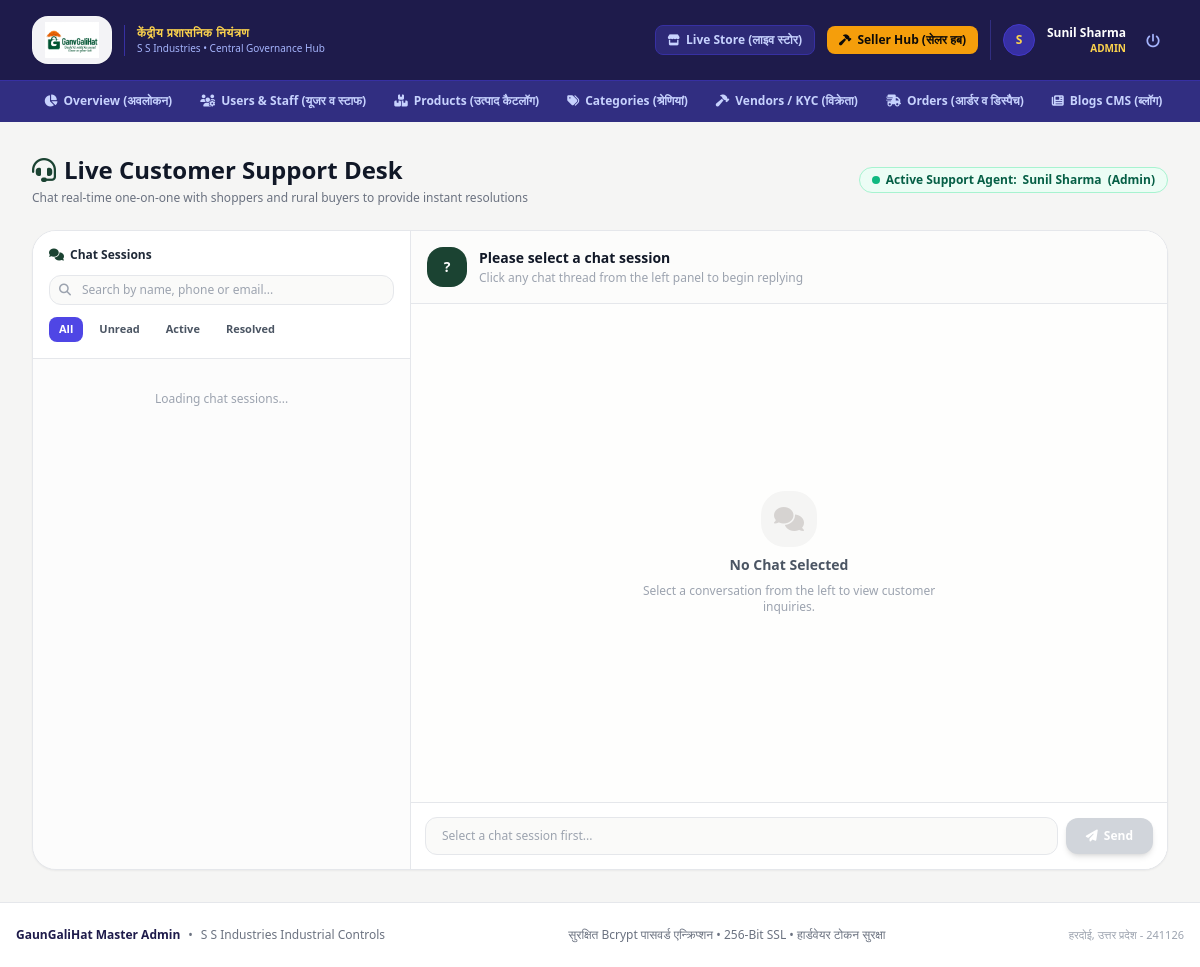
/admin/live_chat.php (signed in), run on the app's committed database.
### tables this page shows
CREATE TABLE IF NOT EXISTS `users` (
  `id` INT AUTO_INCREMENT PRIMARY KEY,
  `unique_code` VARCHAR(50) UNIQUE NOT NULL,
  `name` VARCHAR(150) NOT NULL,
  `username` VARCHAR(80) UNIQUE NOT NULL,
  `email` VARCHAR(150) UNIQUE NOT NULL,
  `phone` VARCHAR(30) NOT NULL,
  `password` VARCHAR(255) NOT NULL,
  `role` ENUM('customer', 'vendor', 'admin', 'super_admin') NOT NULL DEFAULT 'customer',
  `department` VARCHAR(150) DEFAULT NULL,
  `avatar` VARCHAR(255) DEFAULT NULL,
  `city` VARCHAR(100) DEFAULT 'Hardoi',
  `state` VARCHAR(100) DEFAULT 'Uttar Pradesh',
  `pincode` VARCHAR(20) DEFAULT '241001',
  `address` TEXT DEFAULT NULL,
  `status` ENUM('active', 'pending', 'suspended') DEFAULT 'active',
  `created_at` TIMESTAMP DEFAULT CURRENT_TIMESTAMP
);

### includes/functions.php (called while the page is built, shortened)
<?php
require_once __DIR__ . '/../config/shipping.php';
function get_logged_in_user() {
    global $pdo;
    if (!empty($_SESSION['user_id'])) {
        $stmt = $pdo->prepare("SELECT * FROM users WHERE id = ? AND status = 'active' LIMIT 1");
        $stmt->execute([$_SESSION['user_id']]);
        return $stmt->fetch();
    }
    return null;
}

### admin/live_chat.php (the view, shortened to what this page needs)
<?php
require_once __DIR__ . '/../includes/functions.php';
require_once __DIR__ . '/admin_header.php';
?>
<div class="mb-6 flex flex-col sm:flex-row sm:items-center justify-between gap-4">
  <div>
    <h1 class="text-2xl font-black text-gray-900 flex items-center gap-2">
      <i class="fa-solid fa-headset text-brand-green"></i>
      Live Customer Support Desk
    </h1>
    <p class="text-xs text-gray-500 mt-1">
      Chat real-time one-on-one with shoppers and rural buyers to provide instant resolutions
    </p>
  </div>
  <div class="flex items-center gap-2">
    <span class="inline-flex items-center gap-1.5 px-3 py-1 bg-emerald-50 text-emerald-800 border border-emerald-200 rounded-full text-xs font-semibold">
      <span class="w-2 h-2 rounded-full bg-emerald-500 animate-pulse"></span>
      Active Support Agent: <strong><?= htmlspecialchars($admin_user['name']) ?></strong> (<?= htmlspecialchars(ucfirst($admin_user['role'])) ?>)
    </span>
  </div>
</div>
<div class="bg-white rounded-3xl border border-gray-200 shadow-sm overflow-hidden grid grid-cols-1 lg:grid-cols-12" style="height: 640px;">
  <div class="lg:col-span-4 border-r border-gray-200 flex flex-col h-full bg-stone-50/50">
    <div class="p-4 border-b border-gray-200 space-y-3 bg-white">
      <div class="flex items-center justify-between">
        <h3 class="font-bold text-xs text-gray-800 flex items-center gap-1.5">
          <i class="fa-solid fa-comments text-brand-green"></i> Chat Sessions
        </h3>
      </div>
      <div class="relative">
        <input type="text" id="chatSearchInput" onkeyup="filterSessionsList()" placeholder="Search by name, phone or email..."
          class="w-full pl-8 pr-3 py-1.5 bg-stone-50 border border-gray-200 rounded-xl text-xs focus:bg-white focus:outline-none focus:border-brand-green">
        <i class="fa-solid fa-magnifying-glass text-gray-400 absolute left-2.5 top-1/2 -translate-y-1/2 text-xs"></i>
      </div>
      <div class="flex items-center gap-1.5 text-[11px] font-bold">
        <button type="button" onclick="setSessionFilter('all', this)" class="session-filter-btn px-2.5 py-1 rounded-lg bg-indigo-600 text-white shadow-xs">All</button>
        <button type="button" onclick="setSessionFilter('unread', this)" class="session-filter-btn px-2.5 py-1 rounded-lg text-gray-600 hover:bg-stone-200">Unread</button>
        <button type="button" onclick="setSessionFilter('active', this)" class="session-filter-btn px-2.5 py-1 rounded-lg text-gray-600 hover:bg-stone-200">Active</button>
        <button type="button" onclick="setSessionFilter('resolved', this)" class="session-filter-btn px-2.5 py-1 rounded-lg text-gray-600 hover:bg-stone-200">Resolved</button>
      </div>
    </div>
    <div id="sessionsListContainer" class="flex-1 overflow-y-auto divide-y divide-gray-100">
      <div class="p-8 text-center text-xs text-gray-400">Loading chat sessions...</div>
    </div>
  </div>
  <div class="lg:col-span-8 flex flex-col h-full bg-white">
    <div id="chatActiveHeader" class="p-4 border-b border-gray-200 flex items-center justify-between bg-stone-50/60">
      <div class="flex items-center gap-3">
        <div id="activeAvatarBox" class="w-10 h-10 rounded-2xl bg-brand-green text-white font-bold flex items-center justify-center text-sm shadow-xs">
          ?
        </div>
        <div>
          <div class="flex items-center gap-2">
            <h3 id="activeCustomerName" class="font-bold text-sm text-gray-900">Please select a chat session</h3>
          </div>
          <p id="activeCustomerContact" class="text-xs text-gray-400 mt-0.5">Click any chat thread from the left panel to begin replying</p>
        </div>
      </div>
    </div>
    <div id="adminChatMessages" class="flex-1 p-5 overflow-y-auto space-y-3 bg-stone-50/30 text-xs">
      <div class="h-full flex flex-col items-center justify-center text-center text-gray-400 space-y-2">
        <div class="w-14 h-14 rounded-3xl bg-stone-100 flex items-center justify-center text-2xl text-stone-300">
          <i class="fa-solid fa-comments"></i>
        </div>
        <p class="font-bold text-sm text-gray-600">No Chat Selected</p>
        <p class="text-xs max-w-xs text-gray-400">Select a conversation from the left to view customer inquiries.</p>
      </div>
    </div>
    <form id="adminReplyForm" onsubmit="handleSendAdminReply(event)" class="p-3.5 bg-white border-t border-gray-200 flex items-center gap-2">
      <input type="text" id="adminReplyInput" disabled placeholder="Select a chat session first..."
        class="flex-1 px-4 py-2.5 bg-stone-50 border border-gray-200 rounded-xl text-xs focus:bg-white focus:outline-none focus:border-brand-green transition">
      <button type="submit" id="adminSendBtn" disabled
        class="px-5 py-2.5 bg-brand-green hover:bg-emerald-800 disabled:bg-gray-300 disabled:cursor-not-allowed text-white font-bold text-xs rounded-xl transition flex items-center gap-1.5 shadow-md">
        <i class="fa-solid fa-paper-plane text-xs"></i> <span>Send</span>
      </button>
    </form>
  </div>
</div>
<?php require_once __DIR__ . '/admin_footer.php'; ?>

### admin/admin_header.php (shortened to what this page needs)
<?php
require_once __DIR__ . '/../includes/functions.php';
$admin_user = get_logged_in_user();
$current_page = basename($_SERVER['PHP_SELF']);
?>
<!DOCTYPE html>
<html lang="en" class="h-full bg-stone-100">
<head>
  <script src="https://cdn.tailwindcss.com"></script>
  <link rel="stylesheet" href="https://cdnjs.cloudflare.com/ajax/libs/font-awesome/6.5.1/css/all.min.css">
  <link rel="stylesheet" href="/assets/css/style.css">
</head>
<body class="h-full flex flex-col font-sans text-gray-800 antialiased bg-stone-100">
  <header class="bg-indigo-950 text-white border-b border-indigo-900 sticky top-0 z-40">
    <div class="max-w-7xl mx-auto px-3 sm:px-6 lg:px-8">
      <div class="flex items-center justify-between h-16 sm:h-20 gap-3">
        <div class="flex items-center gap-3">
          <a href="/admin/index.php" class="flex items-center gap-3 group py-1" title="GaunGaliHat Master Admin">
            <div class="h-10 sm:h-12 bg-white/95 px-3 py-1.5 rounded-2xl shadow-sm flex items-center border border-white/20 transition-transform group-hover:scale-105">
              <img src="/logo.png" alt="GaunGaliHat" class="h-7 sm:h-9 w-auto object-contain" />
            </div>
            <div class="hidden md:block border-l border-indigo-800 pl-3">
              <span class="text-xs font-black uppercase tracking-wider text-amber-300 block">केंद्रीय प्रशासनिक नियंत्रण</span>
              <span class="text-[10px] text-indigo-300 block">S S Industries • Central Governance Hub</span>
            </div>
          </a>
        </div>
        <div class="flex items-center gap-2 sm:gap-3">
          <a href="/" target="_blank" class="hidden lg:inline-flex items-center gap-1.5 px-3 py-1.5 rounded-lg bg-indigo-900/80 hover:bg-indigo-900 text-indigo-200 text-xs font-semibold transition border border-indigo-800">
            <i class="fa-solid fa-store text-[11px]"></i> Live Store (लाइव स्टोर)
          </a>
          <a href="/seller/dashboard.php" class="hidden sm:inline-flex items-center gap-1.5 px-3 py-1.5 rounded-lg bg-amber-500 hover:bg-amber-600 text-stone-950 text-xs font-bold transition shadow-sm">
            <i class="fa-solid fa-hammer text-[11px]"></i> Seller Hub (सेलर हब)
          </a>
          <div class="flex items-center gap-2 sm:gap-3 pl-2 sm:pl-3 border-l border-indigo-900">
            <div class="w-8 h-8 rounded-full overflow-hidden bg-indigo-800 text-amber-300 font-bold flex items-center justify-center text-xs border border-indigo-700">
              <?php if (!empty($admin_user['avatar'])): ?>
                <img src="<?= htmlspecialchars($admin_user['avatar']) ?>" alt="Admin" class="w-full h-full object-cover">
              <?php else: ?>
                <?= strtoupper(mb_substr($admin_user['name'], 0, 1)) ?>
              <?php endif; ?>
            </div>
            <div class="text-right hidden sm:block">
              <div class="text-xs font-bold text-white"><?= htmlspecialchars($admin_user['name']) ?></div>
              <div class="text-[10px] text-amber-300 uppercase font-semibold"><?= htmlspecialchars($admin_user['role']) ?></div>
            </div>
            <a href="/logout.php" class="p-2 text-indigo-300 hover:text-red-400 rounded-lg hover:bg-indigo-900 transition" title="Sign Out (लॉगआउट)">
              <i class="fa-solid fa-power-off text-sm"></i>
            </a>
          </div>
        </div>
      </div>
    </div>
    <div class="bg-indigo-900 border-t border-indigo-800 px-3 sm:px-6 lg:px-8">
      <div class="max-w-7xl mx-auto flex items-center gap-1 overflow-x-auto py-1 scrollbar-none text-xs font-bold">
        <a href="/admin/index.php"
          class="px-3 py-2 rounded-lg transition whitespace-nowrap flex items-center gap-1.5 <?= $current_page === 'index.php' ? 'bg-indigo-600 text-white' : 'text-indigo-200 hover:text-white hover:bg-indigo-800' ?>">
          <i class="fa-solid fa-chart-pie"></i> Overview (अवलोकन)
        </a>
        <a href="/admin/users.php"
          class="px-3 py-2 rounded-lg transition whitespace-nowrap flex items-center gap-1.5 <?= $current_page === 'users.php' ? 'bg-indigo-600 text-white' : 'text-indigo-200 hover:text-white hover:bg-indigo-800' ?>">
          <i class="fa-solid fa-users-gear"></i> Users & Staff (यूजर व स्टाफ)
        </a>
        <a href="/admin/products.php"
          class="px-3 py-2 rounded-lg transition whitespace-nowrap flex items-center gap-1.5 <?= $current_page === 'products.php' ? 'bg-indigo-600 text-white' : 'text-indigo-200 hover:text-white hover:bg-indigo-800' ?>">
          <i class="fa-solid fa-boxes-stacked"></i> Products (उत्पाद कैटलॉग)
        </a>
        <a href="/admin/categories.php"
          class="px-3 py-2 rounded-lg transition whitespace-nowrap flex items-center gap-1.5 <?= $current_page === 'categories.php' ? 'bg-indigo-600 text-white' : 'text-indigo-200 hover:text-white hover:bg-indigo-800' ?>">
          <i class="fa-solid fa-tags"></i> Categories (श्रेणियां)
        </a>
        <a href="/admin/vendors.php"
          class="px-3 py-2 rounded-lg transition whitespace-nowrap flex items-center gap-1.5 <?= $current_page === 'vendors.php' ? 'bg-indigo-600 text-white' : 'text-indigo-200 hover:text-white hover:bg-indigo-800' ?>">
          <i class="fa-solid fa-hammer"></i> Vendors / KYC (विक्रेता)
        </a>
        <a href="/admin/orders.php"
          class="px-3 py-2 rounded-lg transition whitespace-nowrap flex items-center gap-1.5 <?= $current_page === 'orders.php' ? 'bg-indigo-600 text-white' : 'text-indigo-200 hover:text-white hover:bg-indigo-800' ?>">
          <i class="fa-solid fa-truck-fast"></i> Orders (आर्डर व डिस्पैच)
        </a>
        <a href="/admin/blogs.php"
          class="px-3 py-2 rounded-lg transition whitespace-nowrap flex items-center gap-1.5 <?= $current_page === 'blogs.php' ? 'bg-indigo-600 text-white' : 'text-indigo-200 hover:text-white hover:bg-indigo-800' ?>">
          <i class="fa-solid fa-newspaper"></i> Blogs CMS (ब्लॉग)
        </a>
      </div>
    </div>
  </header>
  <main class="flex-1 py-5 sm:py-8">
    <div class="max-w-7xl mx-auto px-3 sm:px-6 lg:px-8">

### data on the page
users: name "S", name "Sunil Sharma", role "ADMIN", role "Admin"
